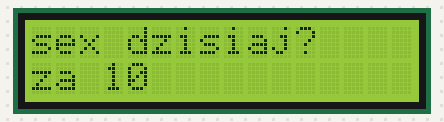
This sketch was run on a simulated Arduino Uno, built with avr-gcc and run on an emulated ATmega328P. On the bench: 16×2 character LCD.

Above: at 0.1 s.
At 1.1 s:
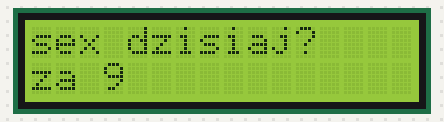
At 4.1 s:
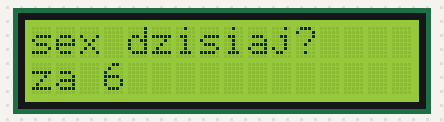
At 9.1 s:
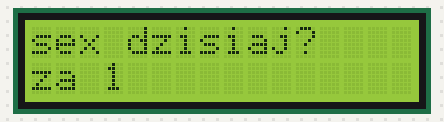
At 19.6 s:
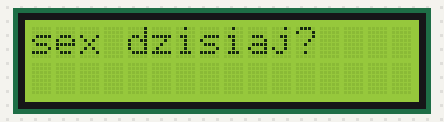
At 39.1 s:
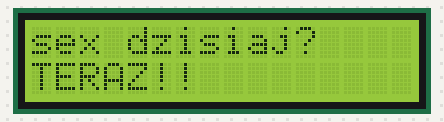

Measured:
- what the display in image 0 shows lasts 0.9 s, from 0.1 s to 1.0 s
- what the display in image 2 shows lasts 1.0 s, from 4.0 s to 5.0 s
- what the display in image 4 shows lasts 0.5 s, from 19.5 s to 20.0 s

The sketch:

lcd.ino
```cpp
// include the library code:
#include <LiquidCrystal.h>


// initialize the library by associating any needed LCD interface pin
// with the arduino pin number it is connected to
const int rs = 6, en = 7, d4 = 2, d5 = 3, d6 = 4, d7 = 5;
LiquidCrystal lcd(rs, en, d4, d5, d6, d7);

void setup() {
  // set up the LCD's number of columns and rows:
  lcd.begin(16, 2);
  lcd.clear();
  delay(10);
  // Print a message to the LCD.
  lcd.print("sex dzisiaj?");

}

void loop() {
  // set the cursor to column 0, line 1
  // (note: line 1 is the second row, since counting begins with 0):
  int t = 10-(millis() / 1000);
  if(t>0){
  lcd.setCursor(0, 1);
  lcd.print("za");
  // print the number of seconds since reset:
  lcd.setCursor(3, 1);

  if(t == 999) {
    lcd.setCursor(6, 1);
    lcd.print(" ");
    }
  if(t == 99) {
    lcd.setCursor(5, 1);
    lcd.print(" ");
    }
  if(t == 9) {
    lcd.setCursor(4, 1);
    lcd.print(" ");
    }
  lcd.setCursor(3, 1);
  lcd.print(t);
  }
  else{
   lcd.setCursor(0, 1);
   lcd.print("TERAZ!!");
   delay(500);
   lcd.setCursor(0, 1);
   lcd.print("        ");
   delay(500);
  }
  // lcd.setCursor(8, 1);
  //lcd.print("sekund");

}
```
